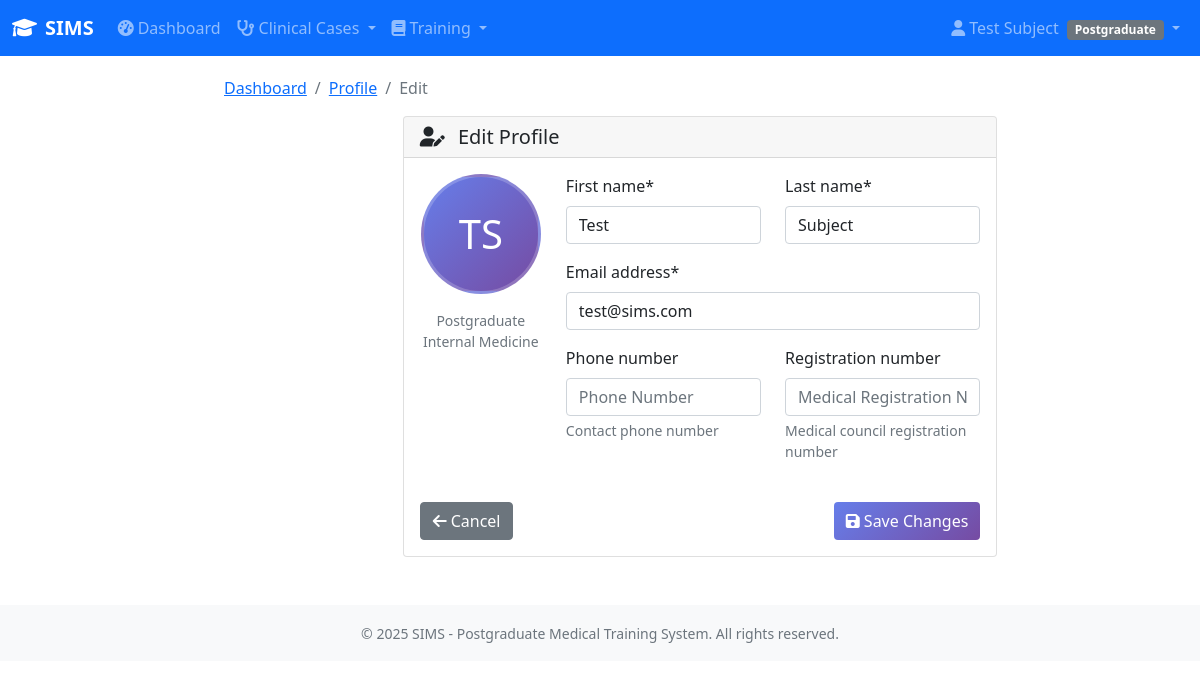
Page /users/profile/edit/ (signed in) on the committed database.
### sims/users/models.py (models this page shows, shortened)
class User(AbstractUser):
    role = models.CharField(
        max_length=20,
        choices=USER_ROLES,
        help_text="User role determines access permissions in SIMS"
    )
    specialty = models.CharField(
        max_length=100,
        choices=SPECIALTY_CHOICES,
        blank=True,
        null=True,
        help_text="Medical specialty (required for PGs and Supervisors)"
    )
    year = models.CharField(
        max_length=10,
        choices=YEAR_CHOICES,
        blank=True,
        null=True,
        help_text="Training year (required for PGs)"
    )
    supervisor = models.ForeignKey(
        'self',
        on_delete=models.SET_NULL,
        null=True,
        blank=True,
        related_name='assigned_pgs',
        limit_choices_to={'role': 'supervisor'},
        help_text="Assigned supervisor (required for PGs)"
    )
    registration_number = models.CharField(
        max_length=50,
        blank=True,
        null=True,
        help_text="Medical council registration number"
    )
    phone_number = models.CharField(
        max_length=15,
        blank=True,
        null=True,
        help_text="Contact phone number"
    )
    created_by = models.ForeignKey(
        'self',
        on_delete=models.SET_NULL,
        null=True,
        blank=True,
        related_name='users_created',
        help_text="Admin who created this user account"
    )
    modified_by = models.ForeignKey(
        'self',
        on_delete=models.SET_NULL,
        null=True,
        blank=True,
        related_name='users_modified',
        help_text="Last admin to modify this user account"
    )
    last_login_ip = models.GenericIPAddressField(
        null=True,
        blank=True,
        help_text="IP address of last login"
    )
    is_archived = models.BooleanField(
        default=False,
        help_text="Mark as archived instead of deleting"
    )
    archived_date = models.DateTimeField(
        null=True,
        blank=True,
        help_text="Date when user was archived"
    )
    class Meta:
        verbose_name = "SIMS User"
        verbose_name_plural = "SIMS Users"
        ordering = ['role', 'last_name', 'first_name']
        indexes = [
            models.Index(fields=['role']),
            models.Index(fields=['specialty']),
            models.Index(fields=['supervisor']),
            models.Index(fields=['is_active']),
        ]

### sims/users/views.py (the view)
# urls.py: path('profile/edit/', views.ProfileEditView.as_view(), name='profile_edit'),
class ProfileEditView(LoginRequiredMixin, UpdateView):
    model = User
    form_class = UserProfileForm
    template_name = 'users/profile_edit.html'
    success_url = reverse_lazy('users:profile')
    def get_object(self):
        return self.request.user

### sims/context_processors.py (called while the page is built, shortened)
def admin_stats_context(request):
    if not request.path.startswith('/admin/'):
        return {}

### templates/users/profile_edit.html (shortened to what this page needs)
{% extends 'base/base.html' %}
{% load static %}
{% load crispy_forms_tags %}
{% block breadcrumb %}
<nav aria-label="breadcrumb">
    <ol class="breadcrumb">
        <li class="breadcrumb-item"><a href="{% url 'users:dashboard' %}">Dashboard</a></li>
        <li class="breadcrumb-item"><a href="{% url 'users:profile' %}">Profile</a></li>
        <li class="breadcrumb-item active">Edit</li>
    </ol>
</nav>
{% endblock %}
{% block content %}
<div class="container-fluid">
    <div class="row justify-content-center">
        <div class="col-lg-8">
            <div class="card">
                <div class="card-header">
                    <h5 class="card-title mb-0">
                        <i class="fas fa-user-edit me-2"></i>
                        Edit Profile
                    </h5>
                </div>
                <div class="card-body">
                    <form method="post" id="profileForm">
                        <div class="row mb-4">
                            <div class="col-md-3 text-center">
                                <div class="avatar-placeholder rounded-circle mx-auto mb-3 d-flex align-items-center justify-content-center"
                                     style="width: 120px; height: 120px; background: linear-gradient(135deg, #667eea 0%, #764ba2 100%); color: white; font-size: 2.5rem;">
                                    {{ user.first_name.0|upper }}{{ user.last_name.0|upper }}
                                </div>
                                <div class="text-muted small">
                                    {{ user.get_role_display }}
                                    {% if user.specialty %}
                                        <br>{{ user.get_specialty_display }}
                                    {% endif %}
                                </div>
                            </div>
                            <div class="col-md-9">
                                <div class="row">
                                    <div class="col-md-6">
                                        <div class="mb-3">
                                            {{ form.first_name|as_crispy_field }}
                                        </div>
                                    </div>
                                    <div class="col-md-6">
                                        <div class="mb-3">
                                            {{ form.last_name|as_crispy_field }}
                                        </div>
                                    </div>
                                </div>
                                <div class="mb-3">
                                    {{ form.email|as_crispy_field }}
                                </div>
                                <div class="row">
                                    <div class="col-md-6">
                                        <div class="mb-3">
                                            {{ form.phone_number|as_crispy_field }}
                                        </div>
                                    </div>
                                    <div class="col-md-6">
                                        <div class="mb-3">
                                            {{ form.registration_number|as_crispy_field }}
                                        </div>
                                    </div>
                                </div>
                            </div>
                        </div>
                        <div class="d-flex justify-content-between">
                            <a href="{% url 'users:profile' %}" class="btn btn-secondary">
                                <i class="fas fa-arrow-left me-1"></i>Cancel
                            </a>
                            <button type="submit" class="btn btn-primary">
                                <i class="fas fa-save me-1"></i>Save Changes
                            </button>
                        </div>
                    </form>
                </div>
            </div>
        </div>
    </div>
</div>
{% endblock %}

### templates/base/base.html (shortened to what this page needs)
<!DOCTYPE html>
<html lang="en">
<head>
    <link href="https://cdn.jsdelivr.net/npm/bootstrap@5.1.3/dist/css/bootstrap.min.css" rel="stylesheet">
    <link href="https://cdnjs.cloudflare.com/ajax/libs/font-awesome/6.0.0/css/all.min.css" rel="stylesheet">
    <link href="https://cdn.jsdelivr.net/npm/select2@4.1.0-rc.0/dist/css/select2.min.css" rel="stylesheet">
    <link href="https://cdn.jsdelivr.net/npm/select2-bootstrap-5-theme@1.3.0/dist/select2-bootstrap-5-theme.min.css" rel="stylesheet">
</head>
<body>
    <nav class="navbar navbar-expand-lg navbar-dark bg-primary">
        <div class="container-fluid">
            <a class="navbar-brand" href="{% url 'home' %}">
                <i class="fas fa-graduation-cap me-2"></i>SIMS
            </a>
            <div class="collapse navbar-collapse" id="navbarNav">
                <ul class="navbar-nav me-auto">
                    {% if user.is_authenticated %}
                        <li class="nav-item">
                            <a class="nav-link" href="{% url 'users:dashboard' %}">
                                <i class="fas fa-tachometer-alt me-1"></i>Dashboard
                            </a>
                        </li>
                        {% if user.role == 'pg' or user.role == 'supervisor' or user.role == 'admin' %}
                        <li class="nav-item dropdown">
                            <a class="nav-link dropdown-toggle" href="#" role="button" data-bs-toggle="dropdown">
                                <i class="fas fa-stethoscope me-1"></i>Clinical Cases
                            </a>
                        </li>
                        {% endif %}
                        <li class="nav-item dropdown">
                            <a class="nav-link dropdown-toggle" href="#" role="button" data-bs-toggle="dropdown">
                                <i class="fas fa-book me-1"></i>Training
                            </a>
                        </li>
                    {% endif %}
                </ul>
                <ul class="navbar-nav">
                    {% if user.is_authenticated %}
                        <li class="nav-item dropdown">
                            <a class="nav-link dropdown-toggle" href="#" role="button" data-bs-toggle="dropdown">
                                <i class="fas fa-user me-1"></i>{{ user.get_full_name|default:user.username }}
                                <span class="badge bg-secondary ms-1">{{ user.get_role_display }}</span>
                            </a>
                        </li>
                    {% else %}
                        <li class="nav-item">
                            <a class="nav-link" href="{% url 'users:login' %}">Login</a>
                        </li>
                    {% endif %}
                </ul>
            </div>
        </div>
    </nav>
    <div class="container-fluid">
        <div class="row">
            <main class="{% if not hide_sidebar %}col-md-9 ms-sm-auto col-lg-10 px-md-4{% else %}col-12{% endif %} main-content">
                {% block breadcrumb %}{% endblock %}
                {% block content %}{% endblock %}
            </main>
        </div>
    </div>
    <footer class="bg-light text-center text-muted py-3 mt-5">
        <div class="container">
            <small>&copy; 2025 SIMS - Postgraduate Medical Training System. All rights reserved.</small>
        </div>
    </footer>
</body>
</html>

### templates/base/base.html (style rules this page uses)
.navbar-brand { font-weight: bold; }
.main-content { padding-top: 20px; }

### templates/users/profile_edit.html (style rules this page uses)
.avatar-placeholder { border: 3px solid rgba(255, 255, 255, 0.2); }
.btn-primary { background: linear-gradient(135deg, #667eea 0%, #764ba2 100%); border: none; }

### rows in the picture
User: get_full_name "Test Subject", role "Postgraduate", first_name.0 "T", last_name.0 "S", specialty "Internal Medicine", first_name "Test", last_name "Subject", email "test@sims.com"
